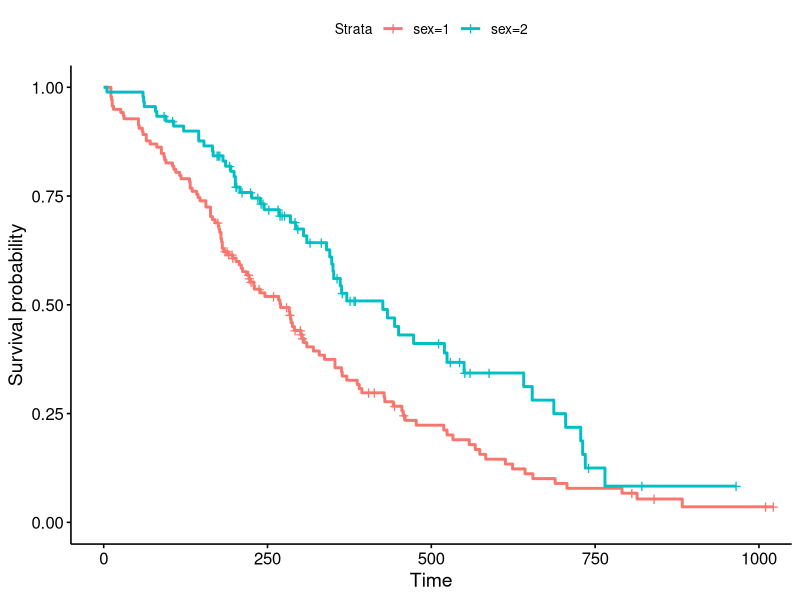
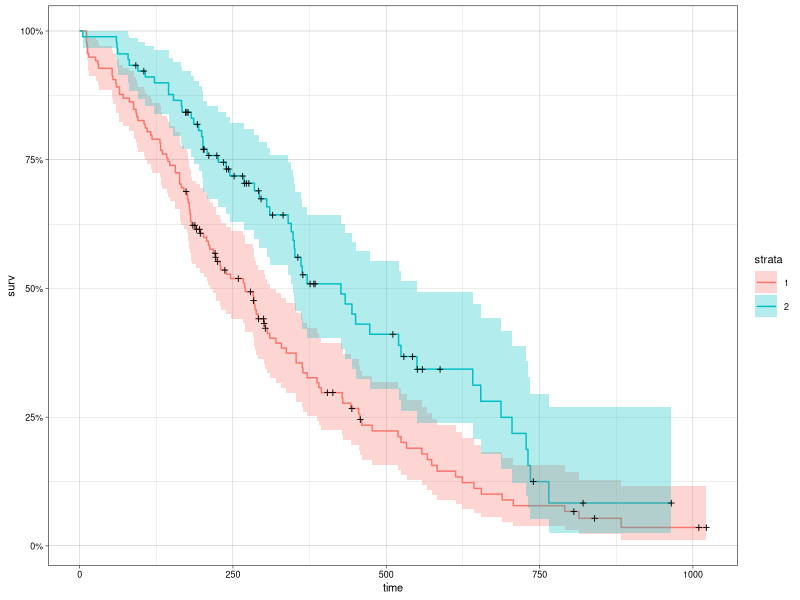
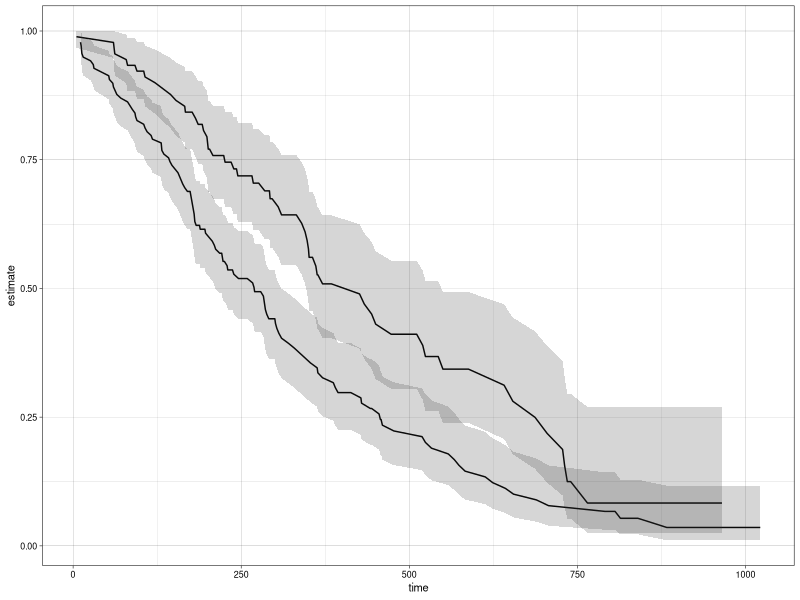

The R script that drew these images, in order:
## ---- chunk 1
knitr::opts_chunk$set(echo = TRUE, warning=FALSE, message=FALSE)

library(rmarkdown)
library(ggplot2)
library(dplyr)
library(tidyr)
library(readr)
library(here)
library(patchwork)
library(survminer)
library(ggfortify)
library(survival)
library(broom)

#theme_set(theme_minimal(base_size = 8))
theme_set(theme_linedraw(base_size = 8))

## ---- chunk 2
fit <- survfit(Surv(time, status) ~ sex, data = lung)
fit
## ---- chunk 3
ggsurvplot(fit, data = lung)
## ---- chunk 4
autoplot(fit)
## ---- chunk 5
td <- tidy(fit)
td %>% glimpse()
## ---- chunk 6
td %>% 
  ggplot(aes(time, estimate, group = strata)) + 
  geom_line() +
  geom_ribbon(aes(ymin = conf.low, ymax = conf.high), alpha = .2)
